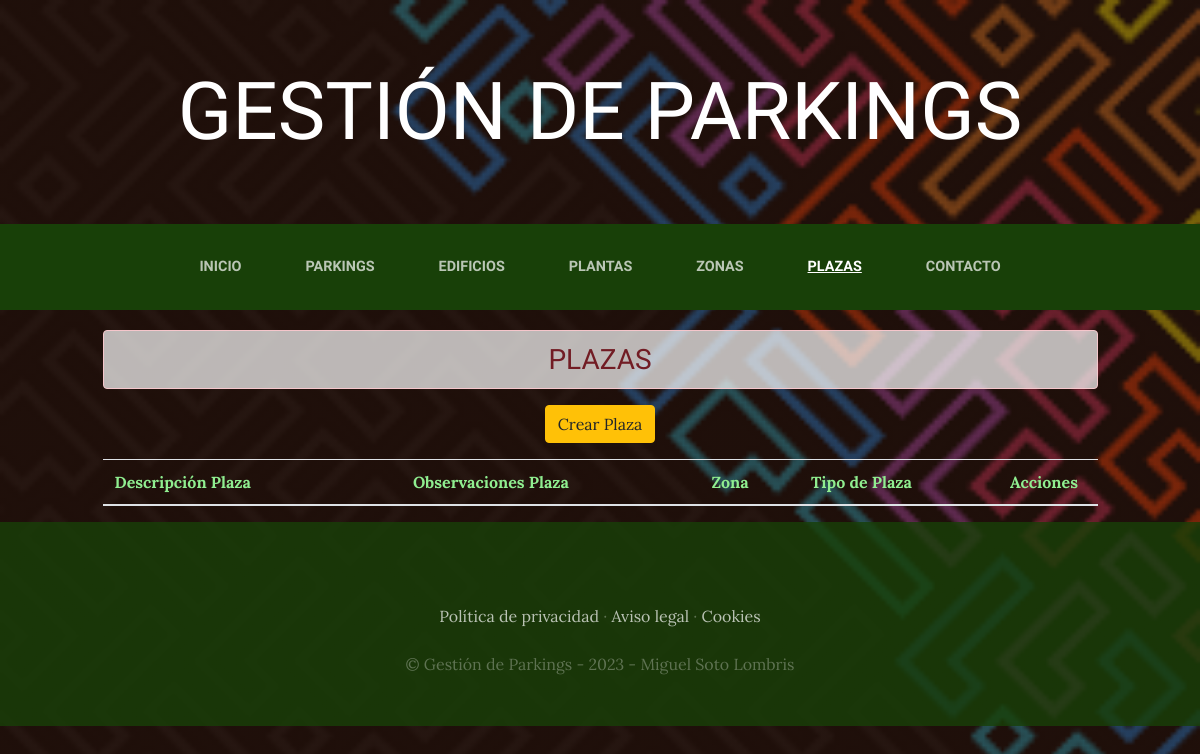
The page /plazas/ on the database as committed earlier.
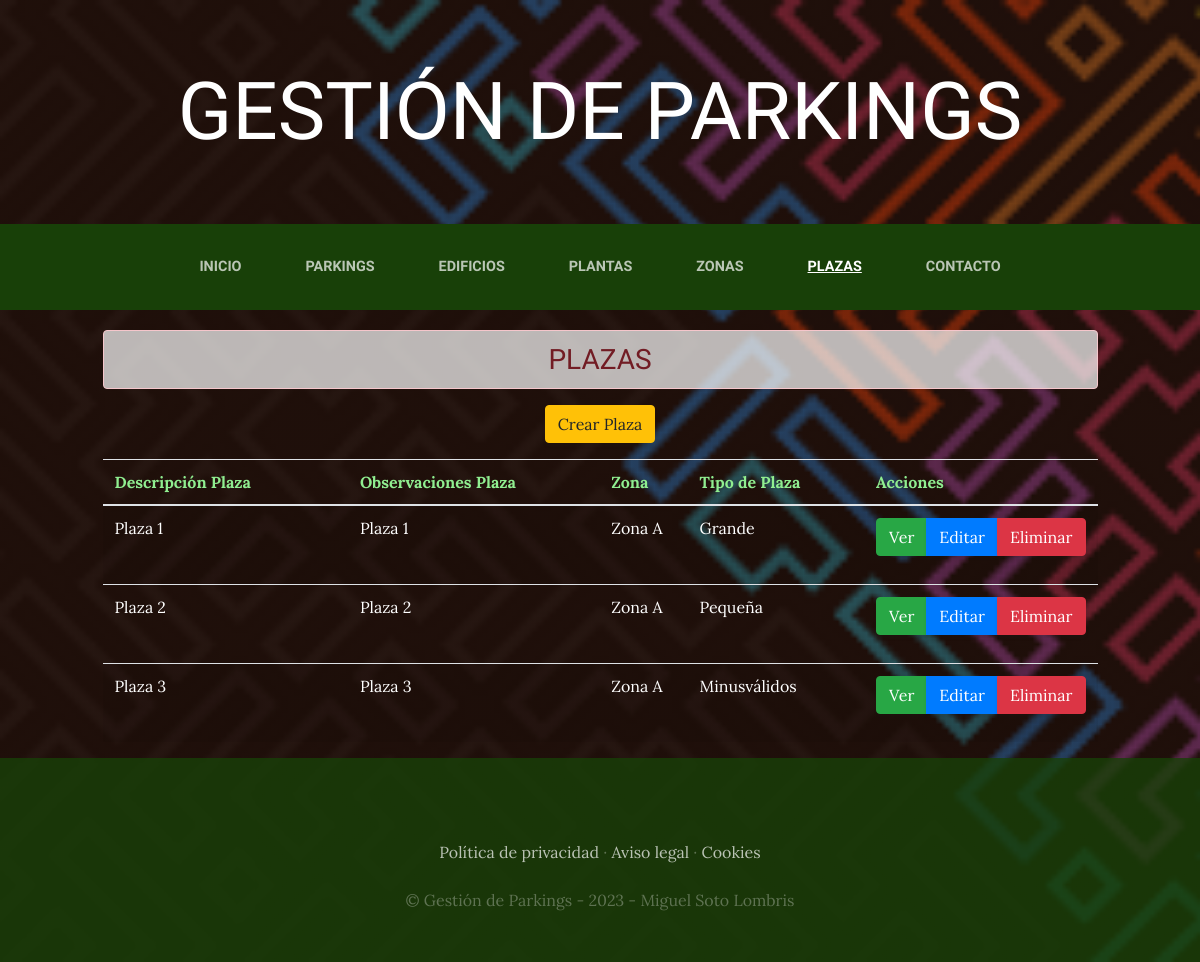
The same page on the database as committed later.
### plazas/models.py (models this page shows, shortened)
class Plaza(models.Model):
    descripcion=models.CharField(max_length=50)
    observaciones=models.TextField(max_length=300, null=True, blank=True)
    created=models.DateTimeField(auto_now_add=True)
    updated=models.DateTimeField(auto_now_add=True)
    id_zona=models.ForeignKey(Zona, on_delete=models.CASCADE)
    id_tipo_plaza=models.ForeignKey(TipoPlaza, on_delete=models.CASCADE)
    class Meta:
        verbose_name='plaza'
        verbose_name_plural='plazas'

### zonas/models.py (models this page shows)
class Zona(models.Model):
    descripcion=models.CharField(max_length=50)
    observaciones=models.TextField(max_length=300, null=True, blank=True)
    created=models.DateTimeField(auto_now_add=True)
    updated=models.DateTimeField(auto_now_add=True)
    id_planta=models.ForeignKey(Planta, on_delete=models.CASCADE)
    class Meta:
        verbose_name='zona'
        verbose_name_plural='zonas'
    def __str__(self):
        return self.descripcion

### ParkingLotApp/models.py (models this page shows)
class TipoPlaza(models.Model):
    descripcion=models.CharField(max_length=50)
    ancho=models.FloatField()
    largo=models.FloatField()
    discap=models.BooleanField(default=False)
    created=models.DateTimeField(auto_now_add=True)
    updated=models.DateTimeField(auto_now_add=True)
    class Meta:
        verbose_name='tipoPlaza'
        verbose_name_plural='tiposPlaza'
    def __str__(self):
        return self.descripcion

### plazas/views.py (the view)
# urls.py: path('', PlazaListado.as_view(template_name = "plazas/index_plaza.html"), name='ListarPlaza'),
class PlazaListado(ListView):
    model = Plaza # Llamo a la clase 'Plaza' que se encuentra en el archivo 'models.py'

### plazas/templates/plazas/index_plaza.html (shortened to what this page needs)
{% extends "ParkingLotApp/base.html" %}
{% load static %}
{% block content %}
<div calss="container" style="padding-top: 10px;">
  <div class="row">
    <div class="col-lg-1">&nbsp;</div>
    <div class="col-lg-10 text-center text-uppercase"><h3 class="alert alert-danger text-center" style="background-color: rgba(255,255,255, 0.7); margin-top:10px;">Plazas</h3></div>
    <div class="col-lg-1">&nbsp;</div>
  </div>
  <div class="row">
    <div class="col-lg-1">&nbsp;</div>
    <div class="col-lg-10">
      <div class="btn_crear mb-3 text-center" style="margin:auto;">
          <a href="CrearPlaza" type="button" class="btn btn-warning">Crear Plaza</a>
      </div>
      <table class="table table-striped table-hover">
          <thead>
              <tr style="color:lightgreen;">
                <th width="30%">Descripción Plaza</th>
                <th width="30%">Observaciones Plaza</th>
                <th width="10%">Zona</th>
                <th width="20%">Tipo de Plaza</th>
                <th>Acciones</th>
              </tr>
          </thead>
          <tbody>
              {% for plaza in object_list %}
                <tr style="color:white;">
                  <td>{{ plaza.descripcion }}</td>
                  <td>{{ plaza.observaciones }}</td>
                  <td>{{ plaza.id_zona }}</td>
                  <td>{{ plaza.id_tipo_plaza }}</td>
                  <td>
                    <form method="POST" action="ElminarPlaza/{{plaza.id}}">
                      <div class="btn-group">
                        <a href="DetallePlaza/{{plaza.id}}" title="Ver" type="button" class="btn btn-success">Ver </a>
                        <a href="ActualizarPlaza/{{plaza.id}}" title="Editar" type="button" class="btn btn-primary">Editar </a>
                        <button class="btn btn-danger" onclick="return eliminar();" type="submit">
                          Eliminar
                        </button>
                      </div>
                    </form>
                  </td>
                </tr>
              {% endfor %}
              </tbody>
      </table>
    </div>
    <div class="col-lg-1">&nbsp;</div>
  </div>
</div>
{% endblock %}

### ParkingLotApp/templates/ParkingLotApp/base.html (shortened to what this page needs)
<html>
  <head>
    {% load static %}
    <link href="{% static 'ParkingLotApp/vendor/bootstrap/css/bootstrap.min.css' %}" rel="stylesheet">
    <link href="{% static 'ParkingLotApp/css/gestion.css' %}" rel="stylesheet">
  </head>
  <body>
    <h1 class="site-heading text-center text-white d-none d-lg-block">
      <span class="site-heading-lower">Gestión de Parkings</span>
    </h1>
    <nav class="navbar navbar-expand-lg navbar-dark py-lg-4" id="mainNav">
        <div class="container">
          <div class="collapse navbar-collapse" id="navbarResponsive">
            <ul class="navbar-nav mx-auto">
              <li class="nav-item {% if request.path == '/' %}active{% endif %} px-lg-4">
                <a class="nav-link text-uppercase text-expanded" href="{% url 'Home' %}">Inicio</a>
              </li>
              <li class="nav-item {% if request.path == '/parkings/' %}active{% endif %} px-lg-4">
                <a class="nav-link text-uppercase text-expanded" href="{% url 'ListarParking' %}">Parkings</a>
              </li>
              <li class="nav-item {% if request.path == '/edificios/' %}active{% endif %} px-lg-4">
                <a class="nav-link text-uppercase text-expanded" href="{% url 'ListarEdificio' %}">Edificios</a>
              </li>
              <li class="nav-item {% if request.path == '/plantas/' %}active{% endif %} px-lg-4">
                <a class="nav-link text-uppercase text-expanded" href="{% url 'ListarPlanta' %}">Plantas</a>
              </li>
              <li class="nav-item {% if request.path == '/zonas/' %}active{% endif %} px-lg-4">
                <a class="nav-link text-uppercase text-expanded" href="{% url 'ListarZona' %}">Zonas</a>
              </li>
              <li class="nav-item {% if request.path == '/plazas/' %}active{% endif %} px-lg-4">
                <a class="nav-link text-uppercase text-expanded" href="{% url 'ListarPlaza' %}">Plazas</a>
              </li>
              <li class="nav-item {% if request.path == '/contacto/' %}active{% endif %} px-lg-4">
                <a class="nav-link text-uppercase text-expanded" href="{% url 'Contacto' %}">Contacto</a>
              </li>
            </ul>
          </div>
        </div>
    </nav>
    {% block content%}
    {% endblock %}
    <footer class="footer text-faded text-center py-5">
      <div class="container">
        <p class="m-0 mbt">
          <a href="sample.html" class="link">Política de privacidad</a> ·
          <a href="sample.html" class="link">Aviso legal</a> ·
          <a href="sample.html" class="link">Cookies</a>
        </p>
        <p class="m-0 mbt1">&copy; Gestión de Parkings - 2023 - Miguel Soto Lombris</p>
      </div>
    </footer>
  </body>
</html>

### ParkingLotApp/static/ParkingLotApp/css/gestion.css (style rules this page uses)
body { font-family: 'Lora'; background: linear-gradient(rgba(47, 23, 15, 0.65), rgba(47, 23, 15, 0.65)), url("../img/fondo.png"); background-attachment: fixed; background-position: center; background-size: cover; }
h1, h2, h3, h4, h5, h6 { font-family: 'Raleway'; }
p { line-height: 1.75; }
.text-faded { color: rgba(255, 255, 255, 0.3); }
.site-heading { margin-top: 5rem; margin-bottom: 5rem; text-transform: uppercase; line-height: 1; font-family: 'Raleway'; }
.site-heading .site-heading-lower { font-size: 5rem; font-weight: 100; line-height: 4rem; }
#mainNav { background-color: rgba(24, 64, 8); font-family: 'Raleway'; }
#mainNav .navbar-nav .nav-item .nav-link { color: rgba(255, 255, 255, 0.7); font-weight: 800; }
#mainNav .navbar-nav .nav-item.active .nav-link { color: #ffffff; text-decoration: underline; }
@media (min-width: 992px) { #mainNav .navbar-nav .nav-item .nav-link { font-size: 0.9rem; } }
.footer { background-color: rgba(24, 64, 8, 0.8); }
.btn { box-shadow: 0px 3px 3px 0px rgba(33, 37, 41, 0.1); }
.mbt { padding-top: 2rem; }
.mbt1 { padding-top: 1.25rem; }
a.link { color: rgba(255, 255, 255, 0.7); }

Rows that differ between the two databases and show on the page:
added Plaza: descripcion "Plaza 1", observaciones "Plaza 1", id_zona "Zona A", id_tipo_plaza "Grande"
added Plaza: descripcion "Plaza 2", observaciones "Plaza 2", id_zona "Zona A", id_tipo_plaza "Pequeña"
added Plaza: descripcion "Plaza 3", observaciones "Plaza 3", id_zona "Zona A", id_tipo_plaza "Minusválidos"
